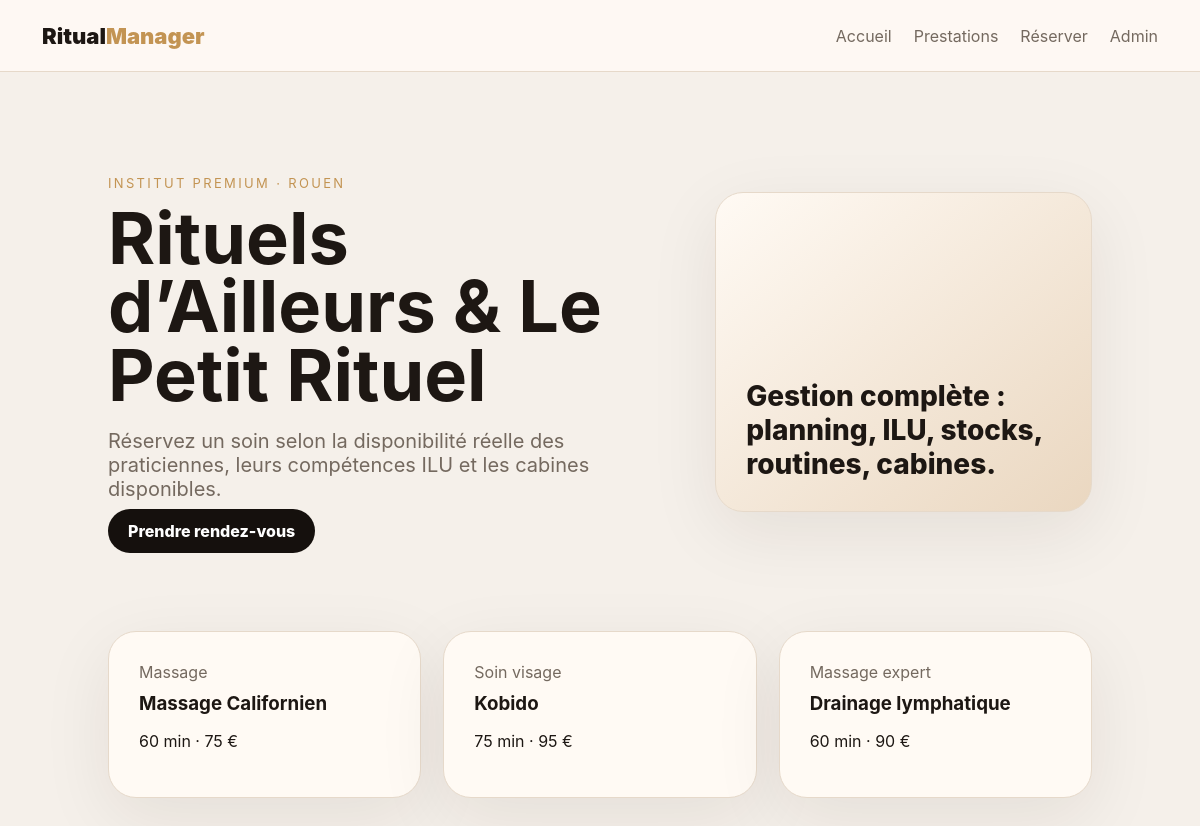
The page / on the database its author committed.
### app/models/entities.py (models this page shows)
class Treatment(db.Model):
    id = db.Column(db.Integer, primary_key=True)
    name = db.Column(db.String(160), nullable=False)
    category = db.Column(db.String(100), default='Massage')
    duration_minutes = db.Column(db.Integer, default=60)
    price = db.Column(db.Float, default=0)
    institute_id = db.Column(db.Integer, db.ForeignKey('institute.id'))
    is_active = db.Column(db.Boolean, default=True)
    institute = db.relationship('Institute')

### app/public/routes.py (the view)
@public_bp.route('/')
def home():
    return render_template('public/home.html', treatments=Treatment.query.filter_by(is_active=True).all(), institutes=Institute.query.all())

### app/templates/public/home.html
{% extends 'base.html' %}{% block content %}
<section class="hero">
  <div>
    <p class="eyebrow">Institut premium · Rouen</p>
    <h1>Rituels d’Ailleurs & Le Petit Rituel</h1>
    <p>Réservez un soin selon la disponibilité réelle des praticiennes, leurs compétences ILU et les cabines disponibles.</p>
    <a class="btn" href="{{ url_for('booking.choose_treatment') }}">Prendre rendez-vous</a>
  </div>
  <div class="hero-card">Gestion complète : planning, ILU, stocks, routines, cabines.</div>
</section>
<section class="grid cards">
{% for t in treatments[:3] %}<article class="card"><span>{{ t.category }}</span><h3>{{ t.name }}</h3><p>{{ t.duration_minutes }} min · {{ '%.0f'|format(t.price) }} €</p></article>{% endfor %}
</section>
{% endblock %}

### app/templates/base.html (shortened to what this page needs)
<!doctype html>
<html lang="fr">
<head>
  <link rel="stylesheet" href="{{ url_for('static', filename='css/app.css') }}">
</head>
<body>
<nav class="topbar">
  <a class="brand" href="{{ url_for('public.home') }}">Ritual<span>Manager</span></a>
  <div class="navlinks">
    <a href="{{ url_for('public.home') }}">Accueil</a>
    <a href="{{ url_for('public.treatments') }}">Prestations</a>
    <a href="{{ url_for('booking.choose_treatment') }}">Réserver</a>
    <a href="{{ url_for('admin.dashboard') }}">Admin</a>
  </div>
</nav>
<main>{% block content %}{% endblock %}</main>
</body>
</html>

### app/static/css/app.css (style rules this page uses)
:root { --bg:#f5f0ea;--ink:#1d1713;--muted:#74695f;--gold:#c39453;--card:#fffaf4;--line:#e6d9ca;--dark:#15100d;--green:#d8f5df;--blue:#dcecff;--red:#ffe0e0 }
* { box-sizing:border-box }
body { margin:0;font-family:Inter,Segoe UI,Arial,sans-serif;background:var(--bg);color:var(--ink) }
a { text-decoration:none;color:inherit }
.topbar { height:72px;display:flex;align-items:center;justify-content:space-between;padding:0 42px;background:rgba(255,250,244,.9);border-bottom:1px solid var(--line);position:sticky;top:0;z-index:5 }
.brand { font-weight:900;font-size:22px }
.brand span { color:var(--gold) }
.navlinks { display:flex;gap:22px;color:var(--muted) }
main { min-height:calc(100vh - 72px) }
.hero { display:grid;grid-template-columns:1.2fr .8fr;gap:42px;padding:90px 9vw;align-items:center }
.hero h1 { font-size:clamp(38px,6vw,82px);line-height:.95;margin:0 0 20px }
.hero p { font-size:20px;color:var(--muted);max-width:720px }
.eyebrow { letter-spacing:.18em;text-transform:uppercase;color:var(--gold)!important;font-size:13px!important }
.hero-card,.card,.login-card { background:var(--card);border:1px solid var(--line);border-radius:28px;box-shadow:0 20px 70px rgba(44,30,18,.08);padding:30px }
.hero-card { min-height:320px;display:flex;align-items:end;font-size:28px;font-weight:800;background:linear-gradient(140deg,#fffaf4,#ead7c0) }
.btn,button { border:0;background:var(--dark);color:#fff;border-radius:999px;padding:12px 20px;font-weight:800;cursor:pointer }
.grid { display:grid;gap:22px }
.cards { grid-template-columns:repeat(auto-fit,minmax(240px,1fr));padding:0 9vw 70px }
.card span,.muted { color:var(--muted) }
.card h3 { margin:10px 0 }

### rows shown on the page
Treatment: category "Massage", name "Massage Californien", duration_minutes "60", price "75"
Treatment: category "Soin visage", name "Kobido", duration_minutes "75", price "95"
Treatment: category "Massage expert", name "Drainage lymphatique", duration_minutes "60", price "90"
